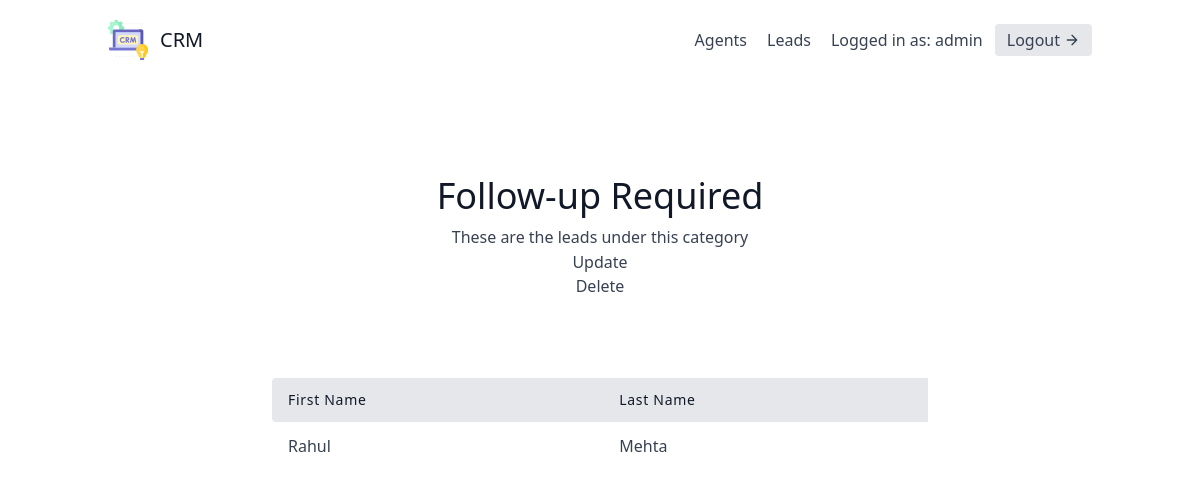
The page /leads/categories/2/ (signed in) on the database its author committed.
### leads/models.py (models this page shows, shortened)
class User(AbstractUser):
    is_organisor = models.BooleanField(default=True)
    is_agent = models.BooleanField(default=False)

class Category(models.Model):
    name = models.CharField(max_length=30)  # New, Contacted, Converted, Unconverted
    organisation = models.ForeignKey(UserProfile, on_delete=models.CASCADE)

class Lead(models.Model):
    first_name = models.CharField(max_length=20)
    last_name = models.CharField(max_length=20)
    age = models.IntegerField(default=0)
    organisation = models.ForeignKey(UserProfile, on_delete=models.CASCADE)
    agent = models.ForeignKey("Agent", null=True, blank=True, on_delete=models.SET_NULL)
    category = models.ForeignKey("Category", related_name="leads", null=True, blank=True, on_delete=models.SET_NULL)
    description = models.TextField()
    date_added = models.DateTimeField(auto_now_add=True)
    phone_number = models.CharField(max_length=20)
    email = models.EmailField()
    profile_picture = models.ImageField(null=True, blank=True, upload_to="profile_pictures/")
    converted_date = models.DateTimeField(null=True, blank=True)
    objects = LeadManager()

### leads/views.py (the view)
# urls.py: path('categories/<int:pk>/', CategoryDetailView.as_view(), name='category-detail'),
class CategoryDetailView(LoginRequiredMixin, generic.DetailView):
    template_name = "leads/category_detail.html"
    context_object_name = "category"
    def get_queryset(self):
        user = self.request.user
        if user.is_organisor:
            queryset = Category.objects.filter(
                organisation=user.userprofile
            )
        else:
            queryset = Category.objects.filter(
                organisation=user.agent.organisation
            )
        return queryset

### leads/models.py (called while the page is built)
    def get_queryset(self):
        return super().get_queryset()

### leads/templates/leads/category_detail.html
{% extends "base.html" %}
{% block content %}
<section class="text-gray-700 body-font">
    <div class="container px-5 py-24 mx-auto">
      <div class="flex flex-col text-center w-full mb-20">
        <h1 class="sm:text-4xl text-3xl font-medium title-font mb-2 text-gray-900">
            {{ category.name }}
        </h1>
        <p class="lg:w-2/3 mx-auto leading-relaxed text-base">
            These are the leads under this category
        </p>
        <a href="{% url 'leads:category-update' category.pk %}" class="hover:text-blue-500">Update</a>
        <a href="{% url 'leads:category-delete' category.pk %}" class="hover:text-blue-500">Delete</a>
      </div>
      <div class="lg:w-2/3 w-full mx-auto overflow-auto">
        <table class="table-auto w-full text-left whitespace-no-wrap">
          <thead>
            <tr>
                <th class="px-4 py-3 title-font tracking-wider font-medium text-gray-900 text-sm bg-gray-200 rounded-tl rounded-bl">
                    First Name
                </th>
                <th class="px-4 py-3 title-font tracking-wider font-medium text-gray-900 text-sm bg-gray-200">
                    Last Name
                </th>
            </tr>
          </thead>
          <tbody>
            {% for lead in category.leads.all %}
                <tr>
                    <td class="px-4 py-3">
                      <a class="hover:text-blue-500" href="{% url 'leads:lead-detail' lead.pk %}">{{ lead.first_name }}</a>
                    </td>
                    <td class="px-4 py-3">{{ lead.last_name }}</td>
                </tr>
            {% endfor %}
          </tbody>
        </table>
      </div>
    </div>
  </section>
{% endblock content %}

### templates/navbar.html (shortened to what this page needs)
<header class="text-gray-700 body-font">
    <div class="container mx-auto flex flex-wrap p-5 flex-col md:flex-row items-center">
      <a href="{% url 'dashboard' %}" class="flex title-font font-medium items-center text-gray-900 mb-4 md:mb-0">
        <span class="ml-3 text-xl">CRM</span>
      </a>
      <nav class="md:ml-auto flex flex-wrap items-center text-base justify-center">
        {% if not request.user.is_authenticated %}
          <a href="{% url 'signup' %}" class="mr-5 hover:text-gray-900">Signup</a>
        {% else %}
          {% if request.user.is_organisor %}
          <a href="{% url 'agents:agent-list' %}" class="mr-5 hover:text-gray-900">Agents</a>
          {% endif %}
          <a href="{% url 'leads:lead-list' %}" class="mr-5 hover:text-gray-900">Leads</a>
        {% endif %}
      </nav>
      {% if request.user.is_authenticated %}
        Logged in as: {{ request.user.username }}
        <a href="{% url 'logout' %}" class="ml-3 inline-flex items-center bg-gray-200 border-0 py-1 px-3 focus:outline-none hover:bg-gray-300 rounded text-base mt-4 md:mt-0">
          Logout
            <svg fill="none" stroke="currentColor" stroke-linecap="round" stroke-linejoin="round" stroke-width="2" class="w-4 h-4 ml-1" viewBox="0 0 24 24">
                <path d="M5 12h14M12 5l7 7-7 7"></path>
            </svg>
        </a>
      {% endif %}
    </div>
</header>

### theme/static/css/styles.css (style rules this page uses)
*,::after,::before { box-sizing:border-box }
:root { -moz-tab-size:4;-o-tab-size:4;tab-size:4 }
html { line-height:1.15;-webkit-text-size-adjust:100% }
body { margin:0 }
body { font-family:system-ui,-apple-system,'Segoe UI',Roboto,Helvetica,Arial,sans-serif,'Apple Color Emoji','Segoe UI Emoji' }
table { text-indent:0;border-color:inherit }
blockquote,dd,dl,figure,h1,h2,h3,h4,h5,h6,hr,p,pre { margin:0 }
html { font-family:ui-sans-serif,system-ui,-apple-system,BlinkMacSystemFont,"Segoe UI",Roboto,"Helvetica Neue",Arial,"Noto Sans",sans-serif,"Apple Color Emoji","Segoe UI Emoji","Segoe UI Symbol","Noto Color Emoji";line-height:1.5 }
body { font-family:inherit;line-height:inherit }
*,::after,::before { box-sizing:border-box;border-width:0;border-style:solid;border-color:#e5e7eb }
table { border-collapse:collapse }
h1,h2,h3,h4,h5,h6 { font-size:inherit;font-weight:inherit }
a { color:inherit;text-decoration:inherit }
audio,canvas,embed,iframe,img,object,svg,video { display:block;vertical-align:middle }
.container { width:100% }
@media (min-width:640px) { .container { max-width:640px } }
@media (min-width:768px) { .container { max-width:768px } }
@media (min-width:1024px) { .container { max-width:1024px } }
.bg-gray-200 { --tw-bg-opacity:1;background-color:rgba(229,231,235,var(--tw-bg-opacity)) }
.rounded { border-radius:.25rem }
.rounded-tl { border-top-left-radius:.25rem }
.rounded-bl { border-bottom-left-radius:.25rem }
.border-0 { border-width:0 }
.flex { display:flex }
.inline-flex { display:inline-flex }
.flex-col { flex-direction:column }
.flex-wrap { flex-wrap:wrap }
.items-center { align-items:center }
.justify-center { justify-content:center }
.font-medium { font-weight:500 }
.h-4 { height:1rem }
.h-10 { height:2.5rem }
.text-sm { font-size:.875rem;line-height:1.25rem }
.text-base { font-size:1rem;line-height:1.5rem }
.text-xl { font-size:1.25rem;line-height:1.75rem }
.text-3xl { font-size:1.875rem;line-height:2.25rem }
.leading-relaxed { line-height:1.625 }
.mx-auto { margin-left:auto;margin-right:auto }
.ml-1 { margin-left:.25rem }
.mb-2 { margin-bottom:.5rem }
.ml-3 { margin-left:.75rem }
.mt-4 { margin-top:1rem }
.mb-4 { margin-bottom:1rem }
.mr-5 { margin-right:1.25rem }
.mb-20 { margin-bottom:5rem }
.overflow-auto { overflow:auto }
.p-5 { padding:1.25rem }
.py-1 { padding-top:.25rem;padding-bottom:.25rem }
.py-3 { padding-top:.75rem;padding-bottom:.75rem }
.px-3 { padding-left:.75rem;padding-right:.75rem }
.px-4 { padding-left:1rem;padding-right:1rem }
.px-5 { padding-left:1.25rem;padding-right:1.25rem }
.py-24 { padding-top:6rem;padding-bottom:6rem }
* { --tw-shadow:0 0 #0000 }
* { --tw-ring-inset:var(--tw-empty, );--tw-ring-offset-width:0px;--tw-ring-offset-color:#fff;--tw-ring-color:rgba(59, 130, 246, 0.5);--tw-ring-offset-shadow:0 0 #0000;--tw-ring-shadow:0 0 #0000 }
.table-auto { table-layout:auto }
.text-left { text-align:left }
.text-center { text-align:center }
.text-gray-700 { --tw-text-opacity:1;color:rgba(55,65,81,var(--tw-text-opacity)) }
.text-gray-900 { --tw-text-opacity:1;color:rgba(17,24,39,var(--tw-text-opacity)) }
.tracking-wider { letter-spacing:.05em }
.w-4 { width:1rem }
.w-10 { width:2.5rem }
.w-full { width:100% }
@media (min-width:640px) { .sm\:text-4xl { font-size:2.25rem;line-height:2.5rem } }
@media (min-width:768px) { .md\:flex-row { flex-direction:row } }
@media (min-width:768px) { .md\:mt-0 { margin-top:0 } }
@media (min-width:768px) { .md\:mb-0 { margin-bottom:0 } }
@media (min-width:768px) { .md\:ml-auto { margin-left:auto } }
@media (min-width:1024px) { .lg\:w-2\/3 { width:66.666667% } }

### rows shown on the page
User: user.username "admin"
Category: name "Follow-up Required"
Lead: first_name "Rahul", last_name "Mehta"
